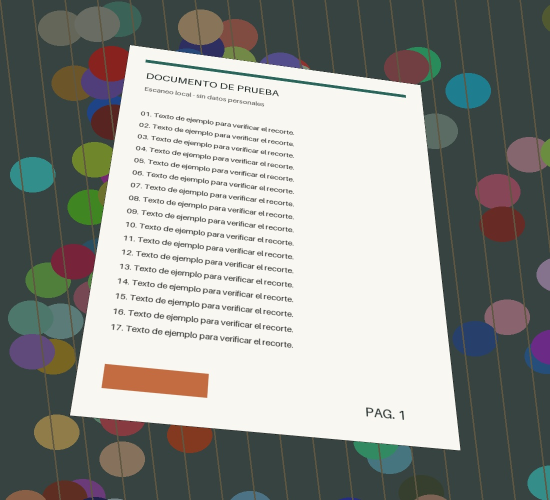
#> input picture tests/fixtures/fondo-complejo.jpg, 1100 x 1000 px (shown at 1/2 size); its folder holds only this picture in this run
$ python -i processing.py   (imports and definitions only)
#> lines starting #> are read from the running program, lines starting #| are printed output that depends on the picture; after the words box and inside, x2 and y2 are one past the last pixel; in counts of white or black regions, pixels touching at a corner belong together
#> further down, picture is the input picture: PIL image 1100x1000 RGB; mean R, G, B 145.7, 148.3, 143.4
"""Decodificación, geometría y filtros. No almacena imágenes ni conoce HTTP."""

import io
import json
import warnings
from dataclasses import dataclass
from typing import BinaryIO

import cv2
import numpy as np
from PIL import Image, ImageOps, UnidentifiedImageError
from pillow_heif import register_heif_opener

from scanner.config import Settings
from scanner.errors import ScanError, invalid, too_large

# [2 lines not run here, left out]
FILTERS = ("original", "grayscale", "bw", "enhanced")
FORMATS = {"JPEG", "PNG", "WEBP", "HEIF"}


# [40 lines left out: function decode, not called in this run]


def normalized(points: np.ndarray, width: int, height: int) -> list[list[float]]:
    return np.clip(points / np.array([width - 1, height - 1]), 0, 1).round(6).tolist()


def order_points(points: np.ndarray) -> np.ndarray:
    """Orden circular, empezando por la esquina más próxima a superior izquierda."""
    points = np.asarray(points, dtype=np.float32).reshape(4, 2)
    center = points.mean(axis=0)
    angles = np.arctan2(points[:, 1] - center[1], points[:, 0] - center[0])
    points = points[np.argsort(angles)]
    return np.roll(points, -np.argmin(points.sum(axis=1)), axis=0)


@dataclass
class Detection:
    detected: bool
    corners: list[list[float]]
    score: float


def detect(image: Image.Image) -> Detection:
    """Combina bordes y regiones claras; no considera el borde del marco un documento."""
    width, height = image.size
#> width = 1100; height = 1000
    scale = min(1.0, 1400 / max(width, height))
#> scale = 1
    small = np.asarray(image.resize((round(width * scale), round(height * scale))))
    gray = cv2.cvtColor(small, cv2.COLOR_RGB2GRAY)
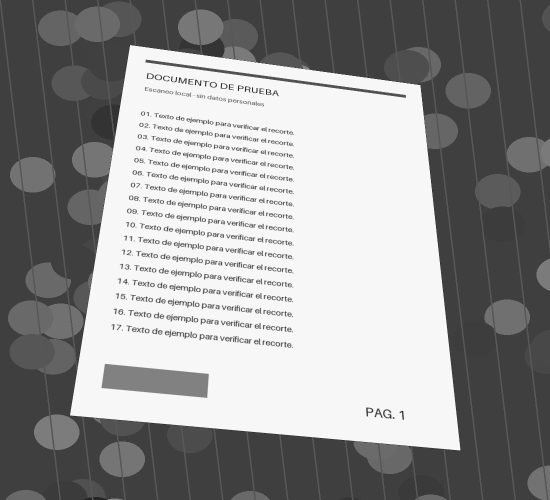
#> gray: shape (1000, 1100) (shown at 1/2 size); min 2, max 255, mean 147
    blur = cv2.GaussianBlur(gray, (5, 5), 0)
    edges = cv2.Canny(blur, 45, 130)
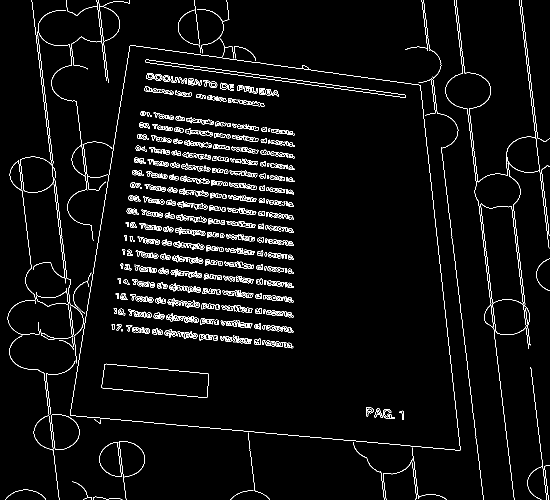
#> edges: shape (1000, 1100) (shown at 1/2 size); 3.8% white in thin lines or dots
    edges = cv2.morphologyEx(edges, cv2.MORPH_CLOSE, np.ones((5, 5), np.uint8))
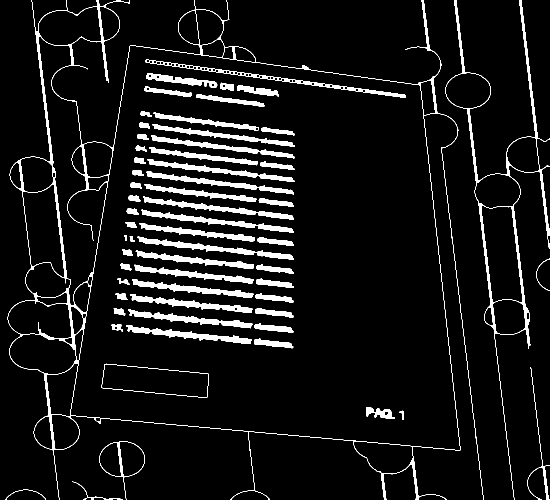
#> edges: shape (1000, 1100) (shown at 1/2 size); 7.5% white; 61 white regions, largest, box (x1, y1, x2, y2) and area: (15, 0, 968, 1000) 16168, (890, 0, 1100, 1000) 7679, (275, 473, 588, 520) 2806
    _, light = cv2.threshold(blur, 0, 255, cv2.THRESH_BINARY + cv2.THRESH_OTSU)
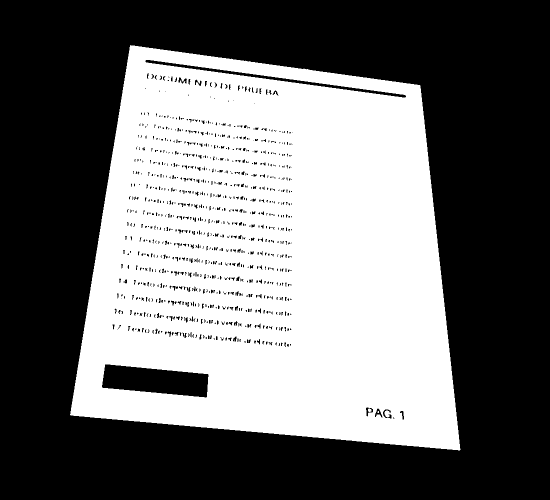
#> light: shape (1000, 1100) (shown at 1/2 size); 43.4% white; 3 white regions (1 under 20 px), largest, box (x1, y1, x2, y2) and area: (140, 90, 921, 901) 477818, (736, 817, 743, 824) 40
    best, score = _find_document((edges, light), gray)
    if best is None:
        # El papel neutro puede distinguirse de un fondo de color incluso bajo sombras.
        saturation = cv2.cvtColor(small, cv2.COLOR_RGB2HSV)[:, :, 1]
        saturation = cv2.GaussianBlur(saturation, (9, 9), 0)
        threshold, _ = cv2.threshold(saturation, 0, 255, cv2.THRESH_BINARY + cv2.THRESH_OTSU)
        _, paper = cv2.threshold(saturation, min(threshold, 35), 255, cv2.THRESH_BINARY_INV)
        paper[blur < 70] = 0
        paper = cv2.morphologyEx(paper, cv2.MORPH_CLOSE, np.ones((19, 19), np.uint8))
        best, score = _find_document((paper,), cv2.bitwise_not(saturation))
    if best is None:
        return Detection(False, [[0, 0], [1, 0], [1, 1], [0, 1]], 0.0)
    sh, sw = gray.shape
    return Detection(True, normalized(best, sw, sh), round(score, 3))


def _find_document(masks, contrast_channel):
    sh, sw = contrast_channel.shape
#> sh = 1000; sw = 1100
    best, best_score = None, 0.0
    for mask in masks:
        contours, _ = cv2.findContours(mask, cv2.RETR_LIST, cv2.CHAIN_APPROX_SIMPLE)
        for contour in sorted(contours, key=cv2.contourArea, reverse=True)[:30]:
            area = cv2.contourArea(contour)
            coverage = area / (sw * sh)
            if not 0.08 <= coverage <= 0.97:
                continue
            perimeter = cv2.arcLength(contour, True)
            for epsilon in (0.015, 0.025, 0.04):
                quad = cv2.approxPolyDP(contour, epsilon * perimeter, True)
                if len(quad) != 4 or not cv2.isContourConvex(quad):
                    continue
                points = order_points(quad)
                lengths = np.linalg.norm(np.roll(points, -1, axis=0) - points, axis=1)
                if min(lengths) < 0.12 * min(sw, sh) or max(lengths) / min(lengths) > 8:
                    continue
                on_frame = (
                    (points[:, 0] < 3)
                    | (points[:, 0] > sw - 4)
                    | (points[:, 1] < 3)
                    | (points[:, 1] > sh - 4)
                )
                if on_frame.sum() > 1:
                    continue
                inside = np.zeros_like(contrast_channel)
                cv2.fillConvexPoly(inside, points.astype(np.int32), 255)
                inner = cv2.erode(inside, np.ones((11, 11), np.uint8))
                ring = cv2.subtract(cv2.dilate(inside, np.ones((19, 19), np.uint8)), inside)
                if not np.any(inner) or not np.any(ring):
                    continue
                contrast = cv2.mean(contrast_channel, inner)[0] - cv2.mean(contrast_channel, ring)[0]
                if contrast < 10:
                    continue
                solidity = min(area / max(cv2.contourArea(quad), 1), 1.0)
                score = coverage * 0.65 + min(contrast / 100, 1) * 0.25 + solidity * 0.1
                if score > best_score:
                    best, best_score = points, score
#> this loop made 2 passes
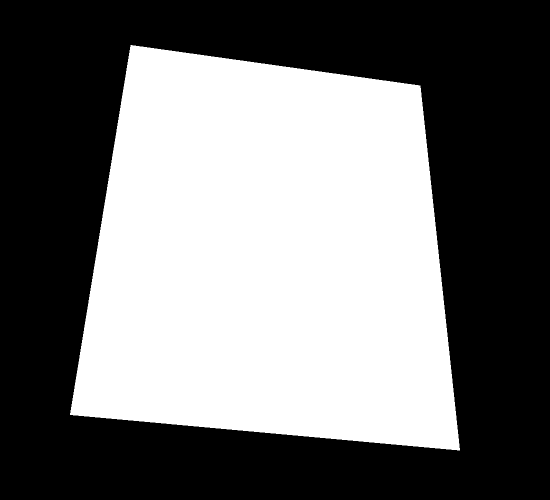
#> inside: shape (1000, 1100) (shown at 1/2 size); 45.6% white; 1 white region, box (x1, y1, x2, y2) and area: (140, 90, 920, 901) 501396
#> after the loop, best = [[261, 90], [840, 171], [919, 900], [140, 829]]; best_score = 0.647
    return best, best_score


# [87 lines left out: functions parse_corners, warp, apply_filter, scan, jpeg, not called in this run]

>>> from PIL import Image
>>> picture = Image.open('../tests/fixtures/fondo-complejo.jpg')
>>> result = detect(picture)
#> in detect, `best, score = _find_document((edges, light), gray)`: best = [[261, 90], [840, 171], [919, 900], [140, 829]]; score = 0.647

$ run again, on tests/fixtures/inclinado.jpg
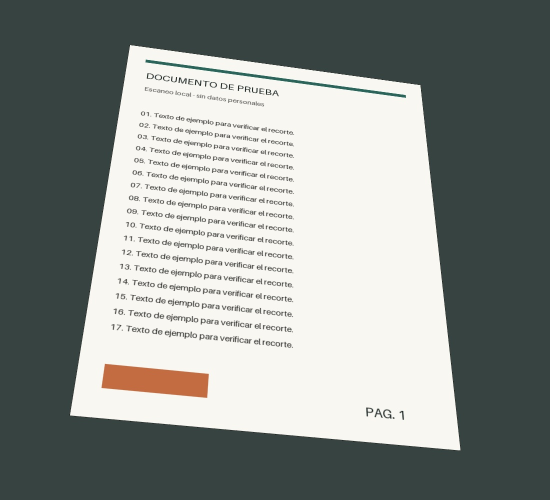
#> input picture tests/fixtures/inclinado.jpg, 1100 x 1000 px (shown at 1/2 size)
#> picture is the input picture: PIL image 1100x1000 RGB; mean R, G, B 138.8, 144.2, 140.5
#> in detect, `edges = cv2.Canny(blur, 45, 130)`:
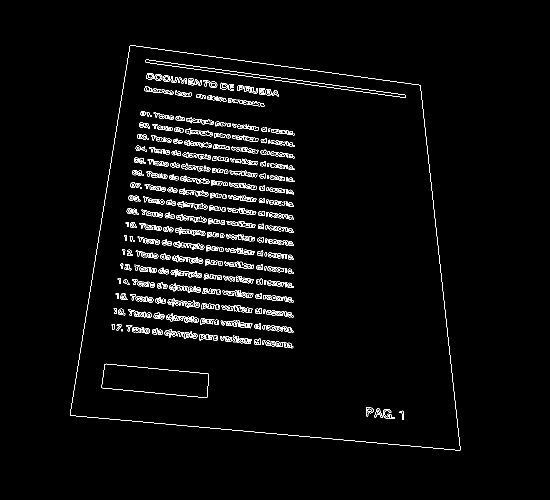
#> edges: shape (1000, 1100) (shown at 1/2 size); 2.6% white in thin lines or dots, all inside (x1, y1, x2, y2) = (140, 90, 921, 901)
#> in detect, `_, light = cv2.threshold(blur, 0, 255, cv2.THRESH_BINARY + cv2.THRESH_..`:
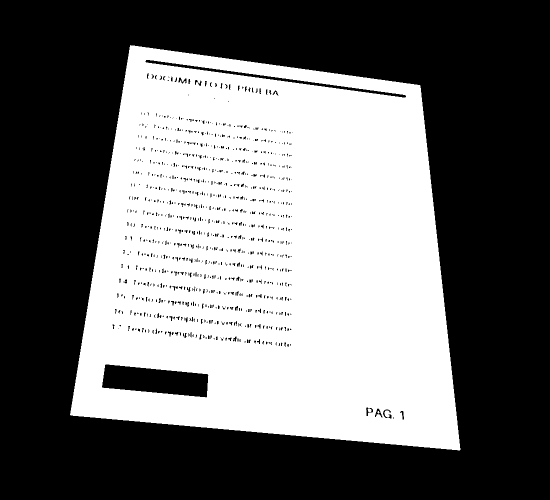
#> light: shape (1000, 1100) (shown at 1/2 size); 43.6% white; 3 white regions (1 under 20 px), largest, box (x1, y1, x2, y2) and area: (140, 90, 921, 901) 479960, (735, 817, 743, 824) 44
#> the loop in _find_document, `for mask in masks:` made 2 passes
#> after the loop in _find_document, `for mask in masks:`: best = [[260, 90], [840, 170], [920, 900], [140, 830]]; best_score = 0.647
#> in detect, `best, score = _find_document((edges, light), gray)`: best = [[260, 90], [840, 170], [920, 900], [140, 830]]; score = 0.647

$ run again, on tests/fixtures/sombras.jpg
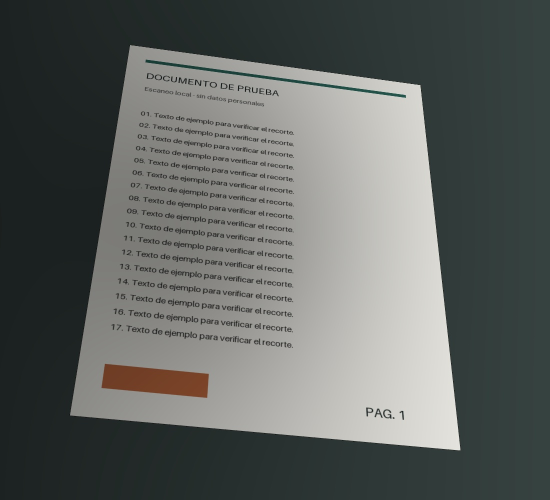
#> input picture tests/fixtures/sombras.jpg, 1100 x 1000 px (shown at 1/2 size)
#> picture is the input picture: PIL image 1100x1000 RGB; mean R, G, B 95.3, 99.3, 96.7
#> in detect, `edges = cv2.Canny(blur, 45, 130)`:
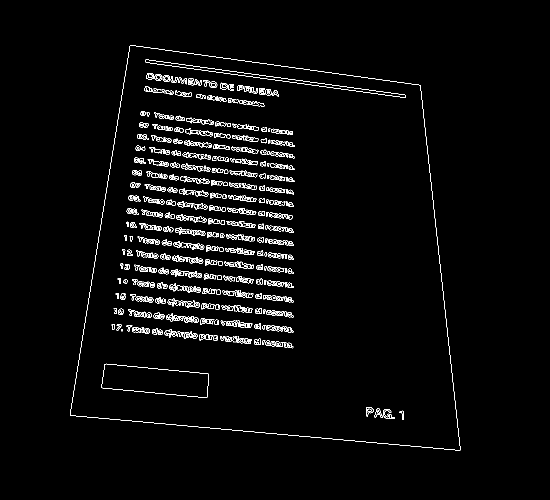
#> edges: shape (1000, 1100) (shown at 1/2 size); 2.5% white in thin lines or dots, all inside (x1, y1, x2, y2) = (140, 90, 921, 901)
#> light: shape (1000, 1100); 41.6% white; 174 white regions (169 under 20 px), largest, box (x1, y1, x2, y2) and area: (141, 91, 921, 901) 456541, (422, 165, 431, 174) 60, (312, 151, 321, 159) 58, (297, 148, 305, 157) 55, (754, 821, 759, 827) 23
#> the loop in _find_document, `for mask in masks:` made 2 passes
#> after the loop in _find_document, `for mask in masks:`:
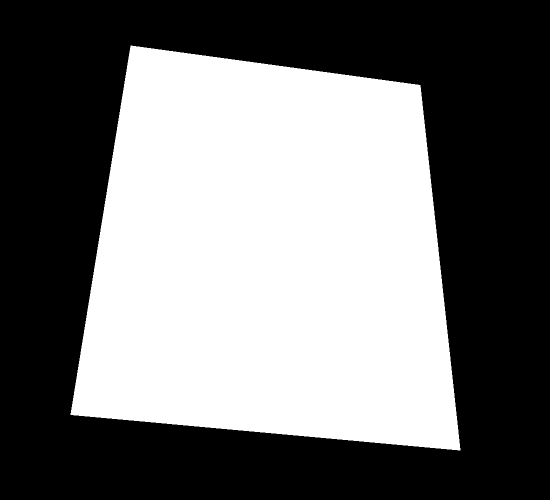
#> inside: shape (1000, 1100) (shown at 1/2 size); 45.6% white; 1 white region, box (x1, y1, x2, y2) and area: (141, 91, 921, 901) 501300
#> after the loop in _find_document, `for mask in masks:`: best = [[260, 90], [840, 170], [920, 900], [140, 830]]; best_score = 0.647
#> in detect, `best, score = _find_document((edges, light), gray)`: best = [[260, 90], [840, 170], [920, 900], [140, 830]]; score = 0.647
